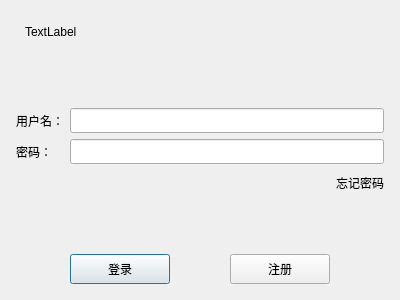
<?xml version="1.0" encoding="UTF-8"?>
<ui version="4.0">
 <class>LoginDialog</class>
 <widget class="QDialog" name="LoginDialog">
  <property name="geometry">
   <rect>
    <x>0</x>
    <y>0</y>
    <width>400</width>
    <height>300</height>
   </rect>
  </property>
  <property name="windowTitle">
   <string>Dialog</string>
  </property>
  <layout class="QVBoxLayout" name="verticalLayout_2">
   <item>
    <layout class="QVBoxLayout" name="verticalLayout">
     <property name="leftMargin">
      <number>5</number>
     </property>
     <property name="topMargin">
      <number>5</number>
     </property>
     <property name="rightMargin">
      <number>5</number>
     </property>
     <property name="bottomMargin">
      <number>5</number>
     </property>
     <item>
      <widget class="QWidget" name="widget" native="true">
       <layout class="QGridLayout" name="gridLayout">
        <item row="0" column="0">
         <widget class="QLabel" name="label">
          <property name="text">
           <string>TextLabel</string>
          </property>
         </widget>
        </item>
       </layout>
      </widget>
     </item>
     <item>
      <spacer name="verticalSpacer">
       <property name="orientation">
        <enum>Qt::Vertical</enum>
       </property>
       <property name="sizeHint" stdset="0">
        <size>
         <width>20</width>
         <height>40</height>
        </size>
       </property>
      </spacer>
     </item>
     <item>
      <layout class="QFormLayout" name="formLayout">
       <item row="0" column="1">
        <widget class="QLineEdit" name="user_lineEdit">
         <property name="minimumSize">
          <size>
           <width>0</width>
           <height>25</height>
          </size>
         </property>
         <property name="maximumSize">
          <size>
           <width>16777215</width>
           <height>25</height>
          </size>
         </property>
        </widget>
       </item>
       <item row="0" column="0">
        <widget class="QLabel" name="user_Label">
         <property name="minimumSize">
          <size>
           <width>0</width>
           <height>25</height>
          </size>
         </property>
         <property name="maximumSize">
          <size>
           <width>16777215</width>
           <height>25</height>
          </size>
         </property>
         <property name="text">
          <string>用户名：</string>
         </property>
        </widget>
       </item>
       <item row="1" column="0">
        <widget class="QLabel" name="pwd_Label">
         <property name="text">
          <string>密码：</string>
         </property>
        </widget>
       </item>
       <item row="1" column="1">
        <widget class="QLineEdit" name="pwd_lineEdit">
         <property name="minimumSize">
          <size>
           <width>0</width>
           <height>25</height>
          </size>
         </property>
         <property name="maximumSize">
          <size>
           <width>16777215</width>
           <height>25</height>
          </size>
         </property>
         <property name="echoMode">
          <enum>QLineEdit::Password</enum>
         </property>
        </widget>
       </item>
      </layout>
     </item>
     <item>
      <layout class="QHBoxLayout" name="horizontalLayout_3">
       <item>
        <spacer name="horizontalSpacer">
         <property name="orientation">
          <enum>Qt::Horizontal</enum>
         </property>
         <property name="sizeHint" stdset="0">
          <size>
           <width>40</width>
           <height>20</height>
          </size>
         </property>
        </spacer>
       </item>
       <item>
        <widget class="QLabel" name="fpwd_Label">
         <property name="minimumSize">
          <size>
           <width>0</width>
           <height>25</height>
          </size>
         </property>
         <property name="maximumSize">
          <size>
           <width>16777215</width>
           <height>25</height>
          </size>
         </property>
         <property name="text">
          <string>忘记密码</string>
         </property>
        </widget>
       </item>
      </layout>
     </item>
     <item>
      <spacer name="verticalSpacer_2">
       <property name="orientation">
        <enum>Qt::Vertical</enum>
       </property>
       <property name="sizeHint" stdset="0">
        <size>
         <width>20</width>
         <height>40</height>
        </size>
       </property>
      </spacer>
     </item>
     <item>
      <layout class="QHBoxLayout" name="horizontalLayout_4">
       <item>
        <spacer name="horizontalSpacer_2">
         <property name="orientation">
          <enum>Qt::Horizontal</enum>
         </property>
         <property name="sizeHint" stdset="0">
          <size>
           <width>40</width>
           <height>20</height>
          </size>
         </property>
        </spacer>
       </item>
       <item>
        <widget class="QPushButton" name="login_Btn">
         <property name="minimumSize">
          <size>
           <width>100</width>
           <height>30</height>
          </size>
         </property>
         <property name="maximumSize">
          <size>
           <width>100</width>
           <height>30</height>
          </size>
         </property>
         <property name="text">
          <string>登录</string>
         </property>
        </widget>
       </item>
       <item>
        <spacer name="horizontalSpacer_4">
         <property name="orientation">
          <enum>Qt::Horizontal</enum>
         </property>
         <property name="sizeHint" stdset="0">
          <size>
           <width>40</width>
           <height>20</height>
          </size>
         </property>
        </spacer>
       </item>
       <item>
        <widget class="QPushButton" name="register_Btn">
         <property name="minimumSize">
          <size>
           <width>100</width>
           <height>30</height>
          </size>
         </property>
         <property name="maximumSize">
          <size>
           <width>100</width>
           <height>30</height>
          </size>
         </property>
         <property name="text">
          <string>注册</string>
         </property>
        </widget>
       </item>
       <item>
        <spacer name="horizontalSpacer_3">
         <property name="orientation">
          <enum>Qt::Horizontal</enum>
         </property>
         <property name="sizeHint" stdset="0">
          <size>
           <width>40</width>
           <height>20</height>
          </size>
         </property>
        </spacer>
       </item>
      </layout>
     </item>
    </layout>
   </item>
  </layout>
 </widget>
 <resources/>
 <connections/>
</ui>
